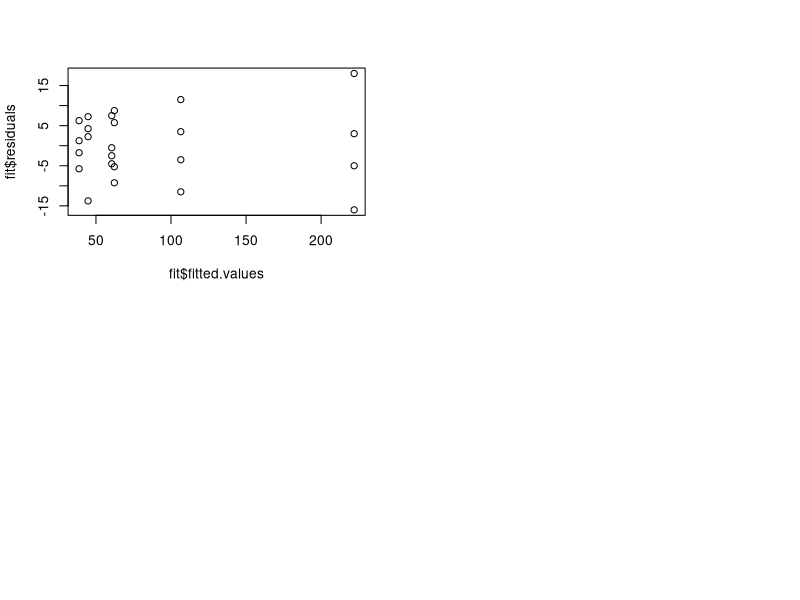
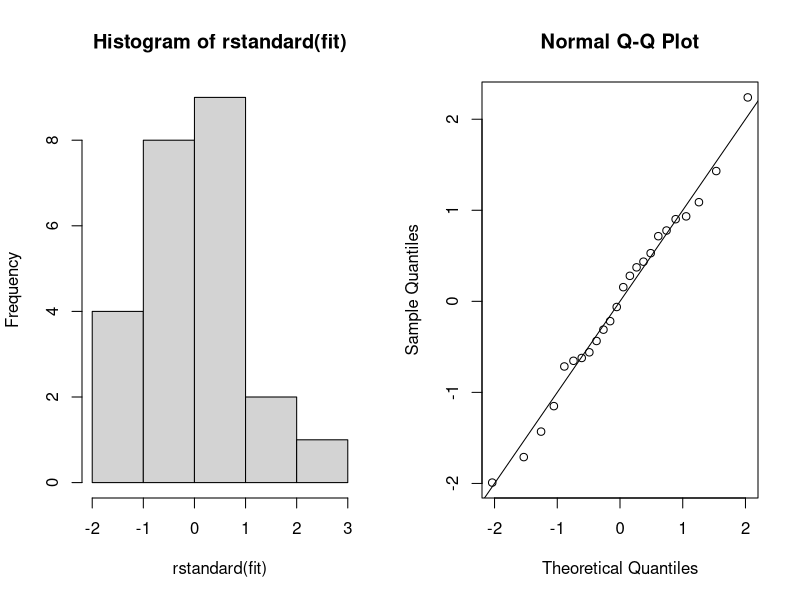
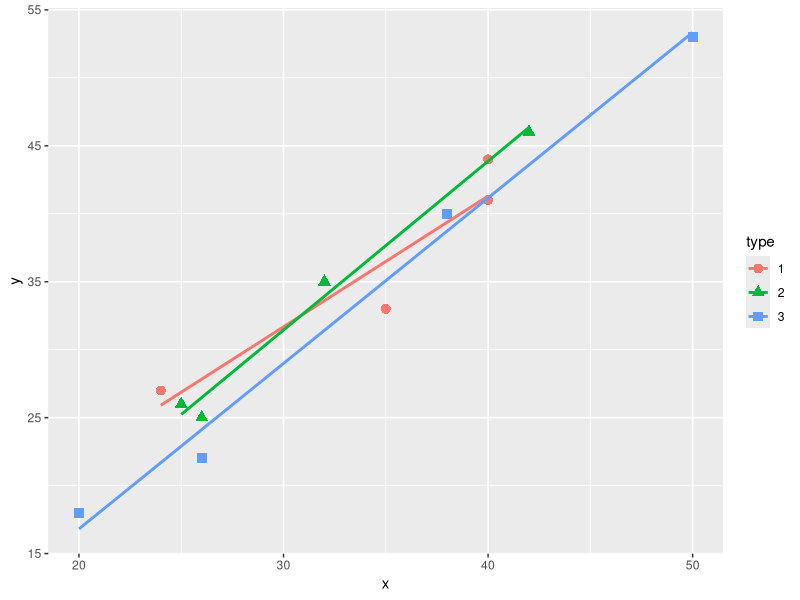
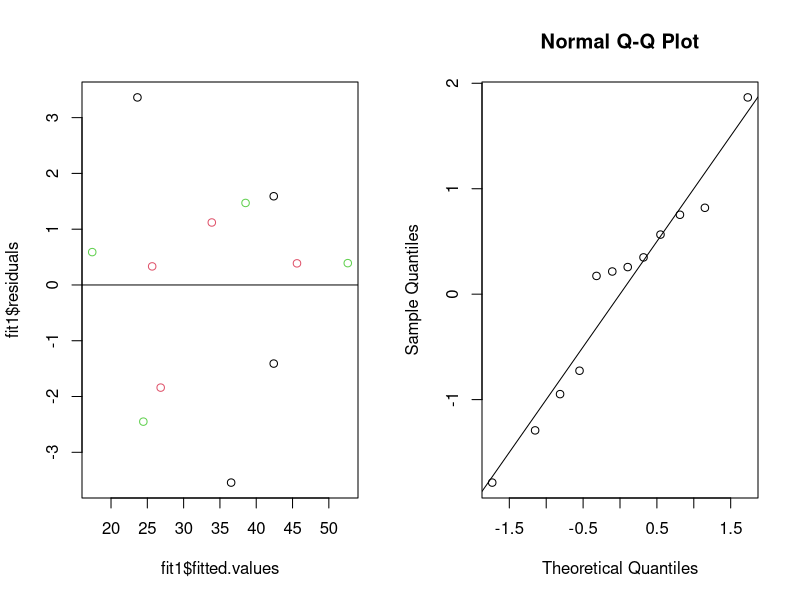

Write the R code that produced these figures, in order.
## ---- chunk 1
d = read.table('CH19PR20.txt')
y = d[,1] ;A = as.factor(d[,2]); B = as.factor(d[,3])

df = data.frame(y=y, A=A, B=B)
    
    
par(mfrow=c(2,2))
fit <- lm(y ~ A + B + A * B)
## ---- chunk 2
plot(fit$fitted.values, fit$residuals)
## ---- chunk 3
par(mfrow=c(1,2))
hist(rstandard(fit))
qqnorm(rstandard(fit))
abline(a=0, b=1)
## ---- chunk 4
anova(fit)
## ---- chunk 5
library(dplyr)
df %>% group_by(A) %>% summarise(mu=mean(y)) -> means
means
## ---- chunk 6
D_hat <- means$mu[1] - means$mu[2]
s <- sqrt(2*86 / (2*4))
q = sqrt(2) * D_hat / s
q; D_hat
qtukey(0.95, 2, 3*6)
## ---- chunk 7
# TukeyHSD(aov(y~ A*B, df), which = 'A', conf.level = 0.95)
## ---- chunk 8
dat <- read.table('P1.txt', header = T, colClasses = c('numeric', 'factor', 'factor'))
## ---- chunk 9
fit <- aov(score ~teacher + method, dat )
summary(fit)
## ---- chunk 10
dat %>% group_by(method) %>% summarise(mu=mean(score)) -> means
means
## ---- chunk 11

data = read.table('softdrink.dat',header=T, colClasses = c('numeric', 'numeric', 'factor')) 
## ---- chunk 12
library(ggplot2)

g <- ggplot(data, aes(x=x, y=y, shape=type, color=type)) + 
    geom_point(size=2, stroke=2) +
    geom_smooth(se=FALSE, method='lm')
print(g)
## ---- chunk 13
df <- data
df$x <- df$x - mean(df$x)
fit1 <- lm(y ~ x + type, df)
anova(fit1)

par(mfrow=c(1,2))
plot(fit1$fitted.values, fit1$residuals, col=df$type)
abline(a=0, b=0)
qqnorm(rstandard(fit1))
abline(a = 0, b=1)
## ---- chunk 14
fit2 <- lm(y ~ x, df)
# anova(fit1, fit2)
anova(fit1)
anova(fit2)
## ---- chunk 15
anova(lm(y ~ type, df))
## ---- chunk 16
anova(lm(y ~ x + type + x:type ,df))
